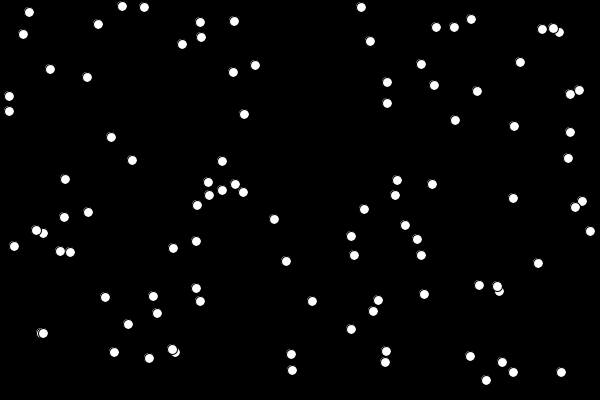
Frame 1 (no input)
Frame 60 (the mouse pressed at the canvas centre just before this capture): identical to frame 1, image omitted
Frame 120 (the mouse held since frame 60 and released just before this capture): identical to frame 1, image omitted

The Processing sketch that drew this single still picture (run headless with seeded random() and noise(); from frame 60 on, the mouse is pressed at the canvas centre):

// Processing sketch: arrayFor
// ── arrayFor.pde
int[] x = new int[100];
int[] y = new int[100];

void setup() {
    size(600, 400);
    for (int i = 0; i < x.length; i++) {
        x[i] = (int)random(width);
        y[i] = (int)random(height);
    }
}

void draw() {
    background(0);
    for (int i = 0; i < x.length; i++) {
        ellipse(x[i], y[i], 10, 10);
    }
}
